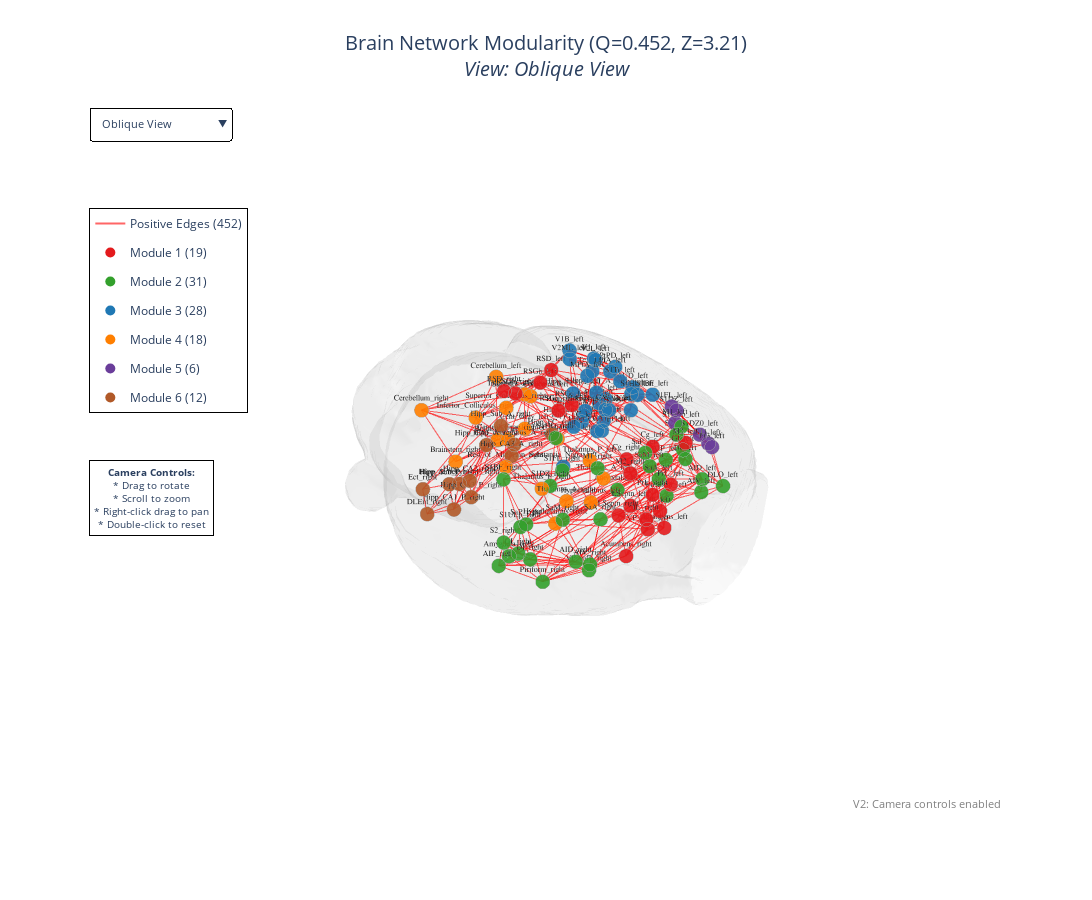

The cell this chart's notebook holds for it:
### Code cell
# Display the modularity visualization
fig9a.show()

### Figure 1 — Plotly figure (JSON) as saved in the notebook; plotly's stock layout.template omitted (floating-point values rounded to 4 significant figures; data arrays with more than 128 entries replaced by an {"elided": "..."} marker saying what was removed)
{"data": [{"color": "lightgray", "hoverinfo": "skip", "i": {"elided": "18857 int values"}, "j": {"elided": "18857 int values"}, "k": {"elided": "18857 int values"}, "name": "Brain Surface", "opacity": 0.15, "showlegend": false, "type": "mesh3d", "x": {"elided": "9510 float values"}, "y": {"elided": "9510 float values"}, "z": {"elided": "9510 float values"}}, {"hoverinfo": "text", "hovertext": {"elided": "1356 str values"}, "legendgroup": "pos_edges", "line": {"color": "red", "width": 2.037}, "mode": "lines", "name": "Positive Edges (452)", "opacity": 0.6, "showlegend": true, "type": "scatter3d", "visible": true, "x": {"elided": "1356 float values"}, "y": {"elided": "1356 float values"}, "z": {"elided": "1356 float values"}}, {"hoverinfo": "text", "hovertext": ["<b>Acumbens_left</b>", "<b>AID_left</b>", "<b>AIP_left</b>", "<b>AIV_left</b>", "<b>Amygdala_left</b>", "<b>Au1_left</b>", "<b>AUD_left</b>", "<b>AuV_left</b>", "<b>Brainstem_left</b>", "<b>Cent_Gray_left</b>", "<b>Cerebellum_left</b>", "<b>Cg_left</b>", "<b>DI_left</b>", "<b>DLEnt_left</b>", "<b>DLO_left</b>", "<b>Ect_left</b>", "<b>Fr3_left</b>", "<b>GI_left</b>", "<b>Hipp_CA1_A_left</b>", "<b>Hipp_CA1_P_left</b>", "<b>Hipp_CA2_left</b>", "<b>Hipp_CA3_A_left</b>", "<b>Hipp_CA3_P_left</b>", "<b>Hipp_dentegyrus_A_left</b>", "<b>Hipp_dentegyrus_P_left</b>", "<b>Hipp_FC_left</b>", "<b>Hipp_Sub_A_left</b>", "<b>Hipp_Sub_P_left</b>", "<b>Hypothalamus_left</b>", "<b>IL_left</b>", "<b>Inferior_Colliculus_left</b>", "<b>LPtA_left</b>", "<b>LSeptn_left</b>", "<b>M1_left</b>", "<b>M2_left</b>", "<b>MPtA_left</b>", "<b>Piriform_left</b>", "<b>PRh_left</b>", "<b>PrL_left</b>", "<b>PtPD_left</b>", "<b>Rest_of_Midbrain_left</b>", "<b>RSD_left</b>", "<b>RSGb_left</b>", "<b>RSGc_left</b>", "<b>S1BF_left</b>", "<b>S1DZ0_left</b>", "<b>S1DZ_left</b>", "<b>S1FL_left</b>", "<b>S1HL_left</b>", "<b>S1J_left</b>", "<b>S1Tr_left</b>", "<b>S1ULp_left</b>", "<b>S2_left</b>", "<b>SaA_left</b>", "<b>SaM_left</b>", "<b>SaP_left</b>", "<b>Substantia_Nigra_left</b>", "<b>Superior_Colliculus_left</b>", "<b>TeA_left</b>", "<b>Thalamus_A_left</b>", "<b>Thalamus_P_left</b>", "<b>V1B_left</b>", "<b>V1_left</b>", "<b>V2L_left</b>", "<b>V2ML_left</b>", "<b>VP_mfb_left</b>", "<b>Acumbens_right</b>", "<b>AID_right</b>", "<b>AIP_right</b>", "<b>AIV_right</b>", "<b>Amygdala_right</b>", "<b>Brainstem_right</b>", "<b>Central_Gray_right</b>", "<b>Cerebellum_right</b>", "<b>Cg_right</b>", "<b>DI_right</b>", "<b>DLEnt_right</b>", "<b>Ect_right</b>", "<b>GI_right</b>", "<b>Hipp_CA1_A_right</b>", "<b>Hipp_CA1_P_right</b>", "<b>Hipp_CA2_right</b>", "<b>Hipp_CA3_A_right</b>", "<b>Hipp_CA3_P_right</b>", "<b>Hipp_dentegyrus_A_right</b>", "<b>Hipp_dentegyrus_P_right</b>", "<b>Hipp_FC_right</b>", "<b>Hipp_Sub_A_right</b>", "<b>Hipp_Sub_P_right</b>", "<b>Hypothalamus_right</b>", "<b>IL_right</b>", "<b>Inferior_Colliculus_right</b>", "<b>LSeptn_right</b>", "<b>M1_right</b>", "<b>M2_right</b>", "<b>Piriform_right</b>", "<b>PrL_right</b>", "<b>Rest_of_Midbrain_right</b>", "<b>RSD_right</b>", "<b>RSGb_right</b>", "<b>RSGc_right</b>", "<b>S1BF_right</b>", "<b>S1DZ_right</b>", "<b>S1FL_right</b>", "<b>S1HL_right</b>", "<b>S1ULp_right</b>", "<b>S2_right</b>", "<b>SaA_right</b>", "<b>SaM_right</b>", "<b>SaP_right</b>", "<b>Superior_Colliculus_right</b>", "<b>Thalamus_A_right</b>", "<b>Thalamus_P_right</b>", "<b>VP_mfb_right</b>"], "legendgroup": "pos_edges", "marker": {"color": ["rgb(227, 26, 28)", "rgb(51, 160, 44)", "rgb(51, 160, 44)", "rgb(51, 160, 44)", "rgb(51, 160, 44)", "rgb(31, 120, 180)", "rgb(31, 120, 180)", "rgb(31, 120, 180)", "rgb(255, 127, 0)", "rgb(255, 127, 0)", "rgb(255, 127, 0)", "rgb(227, 26, 28)", "rgb(51, 160, 44)", "rgb(31, 120, 180)", "rgb(51, 160, 44)", "rgb(31, 120, 180)", "rgb(106, 61, 154)", "rgb(51, 160, 44)", "rgb(31, 120, 180)", "rgb(31, 120, 180)", "rgb(31, 120, 180)", "rgb(31, 120, 180)", "rgb(31, 120, 180)", "rgb(31, 120, 180)", "rgb(31, 120, 180)", "rgb(31, 120, 180)", "rgb(31, 120, 180)", "rgb(31, 120, 180)", "rgb(255, 127, 0)", "rgb(227, 26, 28)", "rgb(255, 127, 0)", "rgb(31, 120, 180)", "rgb(227, 26, 28)", "rgb(106, 61, 154)", "rgb(227, 26, 28)", "rgb(31, 120, 180)", "rgb(51, 160, 44)", "rgb(31, 120, 180)", "rgb(227, 26, 28)", "rgb(31, 120, 180)", "rgb(255, 127, 0)", "rgb(227, 26, 28)", "rgb(227, 26, 28)", "rgb(227, 26, 28)", "rgb(31, 120, 180)", "rgb(106, 61, 154)", "rgb(106, 61, 154)", "rgb(106, 61, 154)", "rgb(31, 120, 180)", "rgb(106, 61, 154)", "rgb(31, 120, 180)", "rgb(51, 160, 44)", "rgb(51, 160, 44)", "rgb(51, 160, 44)", "rgb(51, 160, 44)", "rgb(51, 160, 44)", "rgb(31, 120, 180)", "rgb(255, 127, 0)", "rgb(31, 120, 180)", "rgb(255, 127, 0)", "rgb(255, 127, 0)", "rgb(31, 120, 180)", "rgb(31, 120, 180)", "rgb(31, 120, 180)", "rgb(31, 120, 180)", "rgb(227, 26, 28)", "rgb(227, 26, 28)", "rgb(51, 160, 44)", "rgb(51, 160, 44)", "rgb(51, 160, 44)", "rgb(51, 160, 44)", "rgb(255, 127, 0)", "rgb(255, 127, 0)", "rgb(255, 127, 0)", "rgb(227, 26, 28)", "rgb(51, 160, 44)", "rgb(177, 89, 40)", "rgb(177, 89, 40)", "rgb(51, 160, 44)", "rgb(177, 89, 40)", "rgb(177, 89, 40)", "rgb(177, 89, 40)", "rgb(177, 89, 40)", "rgb(177, 89, 40)", "rgb(177, 89, 40)", "rgb(177, 89, 40)", "rgb(177, 89, 40)", "rgb(177, 89, 40)", "rgb(177, 89, 40)", "rgb(255, 127, 0)", "rgb(227, 26, 28)", "rgb(255, 127, 0)", "rgb(227, 26, 28)", "rgb(51, 160, 44)", "rgb(227, 26, 28)", "rgb(51, 160, 44)", "rgb(227, 26, 28)", "rgb(255, 127, 0)", "rgb(227, 26, 28)", "rgb(227, 26, 28)", "rgb(227, 26, 28)", "rgb(51, 160, 44)", "rgb(51, 160, 44)", "rgb(51, 160, 44)", "rgb(51, 160, 44)", "rgb(51, 160, 44)", "rgb(51, 160, 44)", "rgb(51, 160, 44)", "rgb(51, 160, 44)", "rgb(51, 160, 44)", "rgb(255, 127, 0)", "rgb(255, 127, 0)", "rgb(255, 127, 0)", "rgb(51, 160, 44)"], "line": {"color": "darkgray", "width": 1}, "opacity": 0.9, "size": [10, 10, 10, 10, 10, 10, 10, 10, 10, 10, 10, 10, 10, 10, 10, 10, 10, 10, 10, 10, 10, 10, 10, 10, 10, 10, 10, 10, 10, 10, 10, 10, 10, 10, 10, 10, 10, 10, 10, 10, 10, 10, 10, 10, 10, 10, 10, 10, 10, 10, 10, 10, 10, 10, 10, 10, 10, 10, 10, 10, 10, 10, 10, 10, 10, 10, 10, 10, 10, 10, 10, 10, 10, 10, 10, 10, 10, 10, 10, 10, 10, 10, 10, 10, 10, 10, 10, 10, 10, 10, 10, 10, 10, 10, 10, 10, 10, 10, 10, 10, 10, 10, 10, 10, 10, 10, 10, 10, 10, 10, 10, 10, 10, 10]}, "mode": "markers+text", "name": "nodes_pos_linked", "showlegend": false, "text": ["Acumbens_left", "AID_left", "AIP_left", "AIV_left", "Amygdala_left", "Au1_left", "AUD_left", "AuV_left", "Brainstem_left", "Cent_Gray_left", "Cerebellum_left", "Cg_left", "DI_left", "DLEnt_left", "DLO_left", "Ect_left", "Fr3_left", "GI_left", "Hipp_CA1_A_left", "Hipp_CA1_P_left", "Hipp_CA2_left", "Hipp_CA3_A_left", "Hipp_CA3_P_left", "Hipp_dentegyrus_A_left", "Hipp_dentegyrus_P_left", "Hipp_FC_left", "Hipp_Sub_A_left", "Hipp_Sub_P_left", "Hypothalamus_left", "IL_left", "Inferior_Colliculus_left", "LPtA_left", "LSeptn_left", "M1_left", "M2_left", "MPtA_left", "Piriform_left", "PRh_left", "PrL_left", "PtPD_left", "Rest_of_Midbrain_left", "RSD_left", "RSGb_left", "RSGc_left", "S1BF_left", "S1DZ0_left", "S1DZ_left", "S1FL_left", "S1HL_left", "S1J_left", "S1Tr_left", "S1ULp_left", "S2_left", "SaA_left", "SaM_left", "SaP_left", "Substantia_Nigra_left", "Superior_Colliculus_left", "TeA_left", "Thalamus_A_left", "Thalamus_P_left", "V1B_left", "V1_left", "V2L_left", "V2ML_left", "VP_mfb_left", "Acumbens_right", "AID_right", "AIP_right", "AIV_right", "Amygdala_right", "Brainstem_right", "Central_Gray_right", "Cerebellum_right", "Cg_right", "DI_right", "DLEnt_right", "Ect_right", "GI_right", "Hipp_CA1_A_right", "Hipp_CA1_P_right", "Hipp_CA2_right", "Hipp_CA3_A_right", "Hipp_CA3_P_right", "Hipp_dentegyrus_A_right", "Hipp_dentegyrus_P_right", "Hipp_FC_right", "Hipp_Sub_A_right", "Hipp_Sub_P_right", "Hypothalamus_right", "IL_right", "Inferior_Colliculus_right", "LSeptn_right", "M1_right", "M2_right", "Piriform_right", "PrL_right", "Rest_of_Midbrain_right", "RSD_right", "RSGb_right", "RSGc_right", "S1BF_right", "S1DZ_right", "S1FL_right", "S1HL_right", "S1ULp_right", "S2_right", "SaA_right", "SaM_right", "SaP_right", "Superior_Colliculus_right", "Thalamus_A_right", "Thalamus_P_right", "VP_mfb_right"], "textfont": {"color": "black", "family": "Arial", "size": 8}, "textposition": "top center", "type": "scatter3d", "visible": true, "x": [-15.36, -45.77, -61.89, -38.61, -40.17, -67.02, -62.84, -69.2, -18.43, -7.648, -28.42, -9.388, -57.78, -64.59, -33.79, -65.15, -41.54, -59.79, -38.43, -54.24, -49.65, -32.79, -45.95, -25.2, -44.61, -6.975, -25.6, -49.0, -14.51, -4.513, -18.28, -33.48, -4.912, -27.94, -18.71, -18.16, -47.9, -61.78, -6.823, -47.58, -19.85, -17.41, -11.23, -5.474, -51.72, -51.69, -45.27, -38.94, -27.95, -49.54, -30.02, -57.94, -62.64, -22.08, -32.09, -43.81, -23.3, -9.319, -62.82, -14.23, -18.48, -44.72, -40.46, -57.23, -23.78, -23.13, 13.49, 45.91, 60.91, 40.06, 39.55, 13.84, 5.344, 25.12, 7.623, 56.78, 62.82, 63.59, 59.67, 36.72, 51.88, 47.7, 31.44, 43.58, 23.42, 42.26, 6.895, 23.36, 46.65, 11.86, 5.433, 16.46, 4.261, 26.51, 18.33, 45.63, 6.188, 18.1, 15.13, 6.821, 3.484, 52.6, 44.61, 38.2, 27.73, 58.05, 62.7, 21.1, 31.56, 42.68, 7.563, 12.84, 16.43, 20.85], "y": [66.02, 64.44, 29.91, 69.37, 15.36, -0.8123, 3.179, -2.04, -57.05, -22.94, -67.81, 59.34, 45.15, -17.67, 83.72, -17.4, 70.17, 41.7, -1.128, -9.762, -1.328, 10.34, -5.95, 3.462, -16.3, 12.68, -5.484, -18.62, 18.98, 70.27, -33.65, 11.77, 52.62, 57.32, 70.49, 10.51, 42.57, -19.07, 73.12, 3.067, -10.83, -13.24, -14.89, 12.48, 25.16, 56.0, 45.26, 46.67, 34.1, 62.86, 21.38, 40.37, 34.58, 55.3, 41.74, 29.43, -9.654, -20.08, -26.04, 27.11, 13.73, -26.64, -5.352, -19.09, -6.662, 50.58, 66.54, 64.64, 30.97, 67.78, 14.29, -56.02, -21.87, -67.36, 58.42, 47.44, -18.02, -18.46, 42.99, -2.158, -10.98, -2.575, 9.301, -7.24, 2.486, -17.62, 11.5, -6.591, -19.87, 18.97, 70.21, -33.48, 53.15, 58.06, 69.5, 43.94, 73.18, -10.06, -12.73, -13.74, 12.31, 26.92, 47.61, 48.54, 34.19, 43.05, 36.99, 56.39, 42.84, 30.26, -20.05, 27.26, 14.09, 50.43], "z": [-20.08, -7.543, -21.02, -9.037, -37.53, 4.945, 12.78, -6.915, -28.89, -0.4212, 4.175, 27.15, -10.89, -18.98, 4.863, -4.492, 16.59, -7.768, 17.72, -17.09, 2.122, 14.86, -11.84, 14.52, -9.956, 17.54, 20.93, -8.871, -29.99, -1.094, 11.5, 37.51, -8.161, 30.55, 30.21, 40.66, -31.04, -6.653, 14.37, 31.09, -6.74, 34.7, 29.27, 30.6, 22.09, 12.24, 24.39, 30.04, 35.84, 11.31, 37.25, 6.931, -2.849, 0.1476, -4.176, -7.824, -26.12, 19.95, 10.87, -10.14, -7.93, 30.41, 35.47, 22.73, 40.97, -34.67, -19.79, -3.898, -18.26, -7.273, -36.26, -27.44, -0.4096, 5.873, 28.19, -6.538, -14.84, 0.3585, -4.099, 20.6, -14.19, 5.424, 17.49, -9.127, 16.67, -7.31, 19.11, 23.17, -6.354, -28.88, -0.4093, 12.66, -8.513, 32.77, 31.74, -29.65, 15.69, -5.421, 36.37, 31.04, 31.4, 24.22, 27.43, 32.72, 37.56, 10.02, 0.3929, 0.7026, -1.333, -4.863, 20.4, -9.544, -7.116, -34.28]}, {"legendgroup": "module_legend_1", "marker": {"color": "rgb(227, 26, 28)", "size": 10}, "mode": "markers", "name": "Module 1 (19)", "showlegend": true, "type": "scatter3d", "x": [null], "y": [null], "z": [null]}, {"legendgroup": "module_legend_2", "marker": {"color": "rgb(51, 160, 44)", "size": 10}, "mode": "markers", "name": "Module 2 (31)", "showlegend": true, "type": "scatter3d", "x": [null], "y": [null], "z": [null]}, {"legendgroup": "module_legend_3", "marker": {"color": "rgb(31, 120, 180)", "size": 10}, "mode": "markers", "name": "Module 3 (28)", "showlegend": true, "type": "scatter3d", "x": [null], "y": [null], "z": [null]}, {"legendgroup": "module_legend_4", "marker": {"color": "rgb(255, 127, 0)", "size": 10}, "mode": "markers", "name": "Module 4 (18)", "showlegend": true, "type": "scatter3d", "x": [null], "y": [null], "z": [null]}, {"legendgroup": "module_legend_5", "marker": {"color": "rgb(106, 61, 154)", "size": 10}, "mode": "markers", "name": "Module 5 (6)", "showlegend": true, "type": "scatter3d", "x": [null], "y": [null], "z": [null]}, {"legendgroup": "module_legend_6", "marker": {"color": "rgb(177, 89, 40)", "size": 10}, "mode": "markers", "name": "Module 6 (12)", "showlegend": true, "type": "scatter3d", "x": [null], "y": [null], "z": [null]}], "layout": {"annotations": [{"bgcolor": "rgba(255,255,255,0.9)", "bordercolor": "black", "borderpad": 4, "borderwidth": 1, "font": {"size": 10}, "showarrow": false, "text": "<b>Camera Controls:</b><br>* Drag to rotate<br>* Scroll to zoom<br>* Right-click drag to pan<br>* Double-click to reset", "x": 0.01, "xanchor": "left", "xref": "paper", "y": 0.5, "yanchor": "top", "yref": "paper"}, {"font": {"color": "gray", "size": 11}, "showarrow": false, "text": "V2: Camera controls enabled", "x": 0.99, "xanchor": "right", "xref": "paper", "y": 0.01, "yanchor": "bottom", "yref": "paper"}], "height": 900, "legend": {"bgcolor": "rgba(255,255,255,0.9)", "bordercolor": "black", "borderwidth": 1, "x": 0.01, "y": 0.85}, "scene": {"aspectmode": "data", "bgcolor": "white", "camera": {"center": {"x": 0, "y": 0, "z": 0}, "eye": {"x": 1.5, "y": 1.5, "z": 1.5}, "up": {"x": 0, "y": 0, "z": 1}}, "dragmode": "orbit", "xaxis": {"showgrid": false, "visible": false, "zeroline": false}, "yaxis": {"showgrid": false, "visible": false, "zeroline": false}, "zaxis": {"showgrid": false, "visible": false, "zeroline": false}}, "showlegend": true, "title": {"font": {"size": 20}, "text": "Brain Network Modularity (Q=0.452, Z=3.21)<br><i>View: Oblique View</i>", "x": 0.5, "xanchor": "center"}, "updatemenus": [{"active": 10, "bgcolor": "rgba(255, 255, 255, 0.9)", "bordercolor": "black", "borderwidth": 1, "buttons": [{"args": [{"scene.camera.center.x": 0, "scene.camera.center.y": 0, "scene.camera.center.z": 0, "scene.camera.eye.x": 0, "scene.camera.eye.y": 2, "scene.camera.eye.z": 0, "scene.camera.up.x": 0, "scene.camera.up.y": 0, "scene.camera.up.z": 1, "title.text": "Brain Network Modularity (Q=0.452, Z=3.21)<br><i>View: Anterior (Front)</i>"}], "label": "Anterior (Front)", "method": "relayout"}, {"args": [{"scene.camera.center.x": 0, "scene.camera.center.y": 0, "scene.camera.center.z": 0, "scene.camera.eye.x": 0, "scene.camera.eye.y": -2, "scene.camera.eye.z": 0, "scene.camera.up.x": 0, "scene.camera.up.y": 0, "scene.camera.up.z": 1, "title.text": "Brain Network Modularity (Q=0.452, Z=3.21)<br><i>View: Posterior (Back)</i>"}], "label": "Posterior (Back)", "method": "relayout"}, {"args": [{"scene.camera.center.x": 0, "scene.camera.center.y": 0, "scene.camera.center.z": 0, "scene.camera.eye.x": -2, "scene.camera.eye.y": 0, "scene.camera.eye.z": 0, "scene.camera.up.x": 0, "scene.camera.up.y": 0, "scene.camera.up.z": 1, "title.text": "Brain Network Modularity (Q=0.452, Z=3.21)<br><i>View: Left Lateral</i>"}], "label": "Left Lateral", "method": "relayout"}, {"args": [{"scene.camera.center.x": 0, "scene.camera.center.y": 0, "scene.camera.center.z": 0, "scene.camera.eye.x": 2, "scene.camera.eye.y": 0, "scene.camera.eye.z": 0, "scene.camera.up.x": 0, "scene.camera.up.y": 0, "scene.camera.up.z": 1, "title.text": "Brain Network Modularity (Q=0.452, Z=3.21)<br><i>View: Right Lateral</i>"}], "label": "Right Lateral", "method": "relayout"}, {"args": [{"scene.camera.center.x": 0, "scene.camera.center.y": 0, "scene.camera.center.z": 0, "scene.camera.eye.x": 0, "scene.camera.eye.y": 0, "scene.camera.eye.z": 2, "scene.camera.up.x": 0, "scene.camera.up.y": 1, "scene.camera.up.z": 0, "title.text": "Brain Network Modularity (Q=0.452, Z=3.21)<br><i>View: Superior (Top)</i>"}], "label": "Superior (Top)", "method": "relayout"}, {"args": [{"scene.camera.center.x": 0, "scene.camera.center.y": 0, "scene.camera.center.z": 0, "scene.camera.eye.x": 0, "scene.camera.eye.y": 0, "scene.camera.eye.z": -2, "scene.camera.up.x": 0, "scene.camera.up.y": -1, "scene.camera.up.z": 0, "title.text": "Brain Network Modularity (Q=0.452, Z=3.21)<br><i>View: Inferior (Bottom)</i>"}], "label": "Inferior (Bottom)", "method": "relayout"}, {"args": [{"scene.camera.center.x": 0, "scene.camera.center.y": 0, "scene.camera.center.z": 0, "scene.camera.eye.x": -1.5, "scene.camera.eye.y": 1.5, "scene.camera.eye.z": 0.5, "scene.camera.up.x": 0, "scene.camera.up.y": 0, "scene.camera.up.z": 1, "title.text": "Brain Network Modularity (Q=0.452, Z=3.21)<br><i>View: Anterolateral Left</i>"}], "label": "Anterolateral Left", "method": "relayout"}, {"args": [{"scene.camera.center.x": 0, "scene.camera.center.y": 0, "scene.camera.center.z": 0, "scene.camera.eye.x": 1.5, "scene.camera.eye.y": 1.5, "scene.camera.eye.z": 0.5, "scene.camera.up.x": 0, "scene.camera.up.y": 0, "scene.camera.up.z": 1, "title.text": "Brain Network Modularity (Q=0.452, Z=3.21)<br><i>View: Anterolateral Right</i>"}], "label": "Anterolateral Right", "method": "relayout"}, {"args": [{"scene.camera.center.x": 0, "scene.camera.center.y": 0, "scene.camera.center.z": 0, "scene.camera.eye.x": -1.5, "scene.camera.eye.y": -1.5, "scene.camera.eye.z": 0.5, "scene.camera.up.x": 0, "scene.camera.up.y": 0, "scene.camera.up.z": 1, "title.text": "Brain Network Modularity (Q=0.452, Z=3.21)<br><i>View: Posterolateral Left</i>"}], "label": "Posterolateral Left", "method": "relayout"}, {"args": [{"scene.camera.center.x": 0, "scene.camera.center.y": 0, "scene.camera.center.z": 0, "scene.camera.eye.x": 1.5, "scene.camera.eye.y": -1.5, "scene.camera.eye.z": 0.5, "scene.camera.up.x": 0, "scene.camera.up.y": 0, "scene.camera.up.z": 1, "title.text": "Brain Network Modularity (Q=0.452, Z=3.21)<br><i>View: Posterolateral Right</i>"}], "label": "Posterolateral Right", "method": "relayout"}, {"args": [{"scene.camera.center.x": 0, "scene.camera.center.y": 0, "scene.camera.center.z": 0, "scene.camera.eye.x": 1.5, "scene.camera.eye.y": 1.5, "scene.camera.eye.z": 1.5, "scene.camera.up.x": 0, "scene.camera.up.y": 0, "scene.camera.up.z": 1, "title.text": "Brain Network Modularity (Q=0.452, Z=3.21)<br><i>View: Oblique View</i>"}], "label": "Oblique View", "method": "relayout"}], "font": {"size": 11}, "showactive": true, "type": "dropdown", "x": 0.01, "xanchor": "left", "y": 0.99, "yanchor": "top"}], "width": 1200}}
